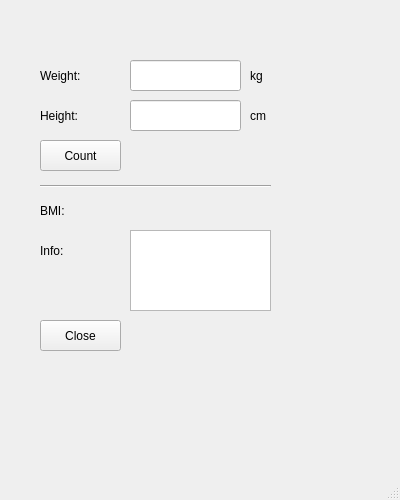
<?xml version="1.0" encoding="UTF-8"?>
<ui version="4.0">
 <class>MainWindow</class>
 <widget class="QMainWindow" name="MainWindow">
  <property name="geometry">
   <rect>
    <x>0</x>
    <y>0</y>
    <width>400</width>
    <height>500</height>
   </rect>
  </property>
  <property name="windowTitle">
   <string>MainWindow</string>
  </property>
  <widget class="QWidget" name="centralwidget">
   <widget class="QLineEdit" name="weightLineEdit">
    <property name="geometry">
     <rect>
      <x>130</x>
      <y>60</y>
      <width>111</width>
      <height>31</height>
     </rect>
    </property>
   </widget>
   <widget class="QLineEdit" name="heightLineEdit">
    <property name="geometry">
     <rect>
      <x>130</x>
      <y>100</y>
      <width>111</width>
      <height>31</height>
     </rect>
    </property>
   </widget>
   <widget class="QLabel" name="label">
    <property name="geometry">
     <rect>
      <x>40</x>
      <y>60</y>
      <width>61</width>
      <height>31</height>
     </rect>
    </property>
    <property name="text">
     <string>Weight:</string>
    </property>
   </widget>
   <widget class="QLabel" name="label_2">
    <property name="geometry">
     <rect>
      <x>40</x>
      <y>100</y>
      <width>61</width>
      <height>31</height>
     </rect>
    </property>
    <property name="text">
     <string>Height:</string>
    </property>
   </widget>
   <widget class="QLabel" name="label_3">
    <property name="geometry">
     <rect>
      <x>250</x>
      <y>60</y>
      <width>61</width>
      <height>31</height>
     </rect>
    </property>
    <property name="text">
     <string>kg</string>
    </property>
   </widget>
   <widget class="QLabel" name="label_4">
    <property name="geometry">
     <rect>
      <x>250</x>
      <y>100</y>
      <width>61</width>
      <height>31</height>
     </rect>
    </property>
    <property name="text">
     <string>cm</string>
    </property>
   </widget>
   <widget class="QPushButton" name="countButton">
    <property name="geometry">
     <rect>
      <x>40</x>
      <y>140</y>
      <width>81</width>
      <height>31</height>
     </rect>
    </property>
    <property name="text">
     <string>Count</string>
    </property>
   </widget>
   <widget class="Line" name="line">
    <property name="geometry">
     <rect>
      <x>40</x>
      <y>176</y>
      <width>231</width>
      <height>20</height>
     </rect>
    </property>
    <property name="orientation">
     <enum>Qt::Horizontal</enum>
    </property>
   </widget>
   <widget class="QLabel" name="label_5">
    <property name="geometry">
     <rect>
      <x>40</x>
      <y>200</y>
      <width>61</width>
      <height>21</height>
     </rect>
    </property>
    <property name="text">
     <string>BMI:</string>
    </property>
   </widget>
   <widget class="QLabel" name="resultLabel">
    <property name="geometry">
     <rect>
      <x>130</x>
      <y>200</y>
      <width>111</width>
      <height>21</height>
     </rect>
    </property>
    <property name="text">
     <string/>
    </property>
   </widget>
   <widget class="QLabel" name="label_6">
    <property name="geometry">
     <rect>
      <x>40</x>
      <y>240</y>
      <width>61</width>
      <height>21</height>
     </rect>
    </property>
    <property name="text">
     <string>Info:</string>
    </property>
   </widget>
   <widget class="QTextBrowser" name="infoTextBrowser">
    <property name="geometry">
     <rect>
      <x>130</x>
      <y>230</y>
      <width>141</width>
      <height>81</height>
     </rect>
    </property>
   </widget>
   <widget class="QPushButton" name="closeButton">
    <property name="geometry">
     <rect>
      <x>40</x>
      <y>320</y>
      <width>81</width>
      <height>31</height>
     </rect>
    </property>
    <property name="text">
     <string>Close</string>
    </property>
   </widget>
  </widget>
  <widget class="QMenuBar" name="menubar">
   <property name="geometry">
    <rect>
     <x>0</x>
     <y>0</y>
     <width>400</width>
     <height>25</height>
    </rect>
   </property>
  </widget>
  <widget class="QStatusBar" name="statusbar"/>
 </widget>
 <resources/>
 <connections/>
</ui>
